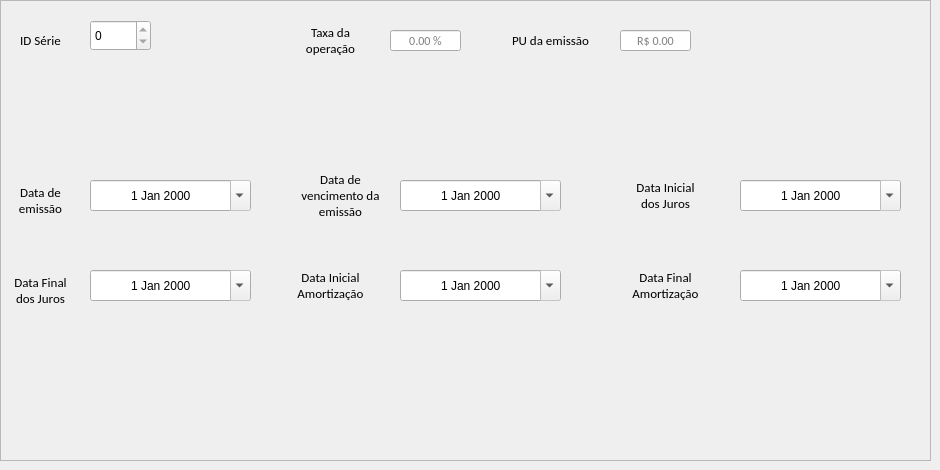
     <widget class="QWidget" name="tab_5">
      <attribute name="title">
       <string>Quinta</string>
      </attribute>
      <widget class="QFrame" name="frame_6">
       <property name="geometry">
        <rect>
         <x>0</x>
         <y>0</y>
         <width>931</width>
         <height>461</height>
        </rect>
       </property>
       <property name="frameShape">
        <enum>QFrame::StyledPanel</enum>
       </property>
       <property name="frameShadow">
        <enum>QFrame::Raised</enum>
       </property>
       <widget class="QLabel" name="taxaOperacao_13">
        <property name="geometry">
         <rect>
          <x>300</x>
          <y>20</y>
          <width>61</width>
          <height>41</height>
         </rect>
        </property>
        <property name="font">
         <font>
          <family>Calibri</family>
          <pointsize>10</pointsize>
         </font>
        </property>
        <property name="text">
         <string>Taxa da operação</string>
        </property>
        <property name="alignment">
         <set>Qt::AlignCenter</set>
        </property>
        <property name="wordWrap">
         <bool>true</bool>
        </property>
       </widget>
       <widget class="QLineEdit" name="le_taxa_operacao_4">
        <property name="enabled">
         <bool>true</bool>
        </property>
        <property name="geometry">
         <rect>
          <x>390</x>
          <y>30</y>
          <width>71</width>
          <height>21</height>
         </rect>
        </property>
        <property name="sizePolicy">
         <sizepolicy hsizetype="Ignored" vsizetype="Expanding">
          <horstretch>0</horstretch>
          <verstretch>0</verstretch>
         </sizepolicy>
        </property>
        <property name="minimumSize">
         <size>
          <width>0</width>
          <height>21</height>
         </size>
        </property>
        <property name="maximumSize">
         <size>
          <width>300</width>
          <height>21</height>
         </size>
        </property>
        <property name="font">
         <font>
          <family>Calibri</family>
          <pointsize>9</pointsize>
         </font>
        </property>
        <property name="alignment">
         <set>Qt::AlignCenter</set>
        </property>
        <property name="readOnly">
         <bool>true</bool>
        </property>
        <property name="placeholderText">
         <string>0.00 %</string>
        </property>
       </widget>
       <widget class="QLabel" name="taxaOperacao_14">
        <property name="geometry">
         <rect>
          <x>510</x>
          <y>20</y>
          <width>81</width>
          <height>41</height>
         </rect>
        </property>
        <property name="font">
         <font>
          <family>Calibri</family>
          <pointsize>10</pointsize>
         </font>
        </property>
        <property name="text">
         <string>PU da emissão</string>
        </property>
        <property name="alignment">
         <set>Qt::AlignCenter</set>
        </property>
        <property name="wordWrap">
         <bool>true</bool>
        </property>
       </widget>
       <widget class="QLineEdit" name="le_pu_emissao_4">
        <property name="enabled">
         <bool>true</bool>
        </property>
        <property name="geometry">
         <rect>
          <x>620</x>
          <y>30</y>
          <width>71</width>
          <height>21</height>
         </rect>
        </property>
        <property name="sizePolicy">
         <sizepolicy hsizetype="Ignored" vsizetype="Expanding">
          <horstretch>0</horstretch>
          <verstretch>0</verstretch>
         </sizepolicy>
        </property>
        <property name="minimumSize">
         <size>
          <width>0</width>
          <height>21</height>
         </size>
        </property>
        <property name="maximumSize">
         <size>
          <width>300</width>
          <height>21</height>
         </size>
        </property>
        <property name="font">
         <font>
          <family>Calibri</family>
          <pointsize>9</pointsize>
         </font>
        </property>
        <property name="alignment">
         <set>Qt::AlignCenter</set>
        </property>
        <property name="readOnly">
         <bool>true</bool>
        </property>
        <property name="placeholderText">
         <string>R$ 0.00</string>
        </property>
       </widget>
       <widget class="QLabel" name="dataEmissao_5">
        <property name="geometry">
         <rect>
          <x>10</x>
          <y>180</y>
          <width>61</width>
          <height>41</height>
         </rect>
        </property>
        <property name="font">
         <font>
          <family>Calibri</family>
          <pointsize>10</pointsize>
         </font>
        </property>
        <property name="text">
         <string>Data de emissão</string>
        </property>
        <property name="alignment">
         <set>Qt::AlignCenter</set>
        </property>
        <property name="wordWrap">
         <bool>true</bool>
        </property>
       </widget>
       <widget class="QDateEdit" name="de_data_emissao_4">
        <property name="enabled">
         <bool>true</bool>
        </property>
        <property name="geometry">
         <rect>
          <x>90</x>
          <y>180</y>
          <width>161</width>
          <height>31</height>
         </rect>
        </property>
        <property name="alignment">
         <set>Qt::AlignCenter</set>
        </property>
        <property name="readOnly">
         <bool>true</bool>
        </property>
        <property name="calendarPopup">
         <bool>true</bool>
        </property>
       </widget>
       <widget class="QLabel" name="dataVencimentoEmissao_5">
        <property name="geometry">
         <rect>
          <x>300</x>
          <y>170</y>
          <width>81</width>
          <height>51</height>
         </rect>
        </property>
        <property name="font">
         <font>
          <family>Calibri</family>
          <pointsize>10</pointsize>
         </font>
        </property>
        <property name="text">
         <string>Data de vencimento da  emissão</string>
        </property>
        <property name="alignment">
         <set>Qt::AlignCenter</set>
        </property>
        <property name="wordWrap">
         <bool>true</bool>
        </property>
       </widget>
       <widget class="QDateEdit" name="de_data_vencimento_emissao_4">
        <property name="enabled">
         <bool>true</bool>
        </property>
        <property name="geometry">
         <rect>
          <x>400</x>
          <y>180</y>
          <width>161</width>
          <height>31</height>
         </rect>
        </property>
        <property name="alignment">
         <set>Qt::AlignCenter</set>
        </property>
        <property name="readOnly">
         <bool>true</bool>
        </property>
        <property name="calendarPopup">
         <bool>true</bool>
        </property>
       </widget>
       <widget class="QLabel" name="dataInicialJuros_5">
        <property name="geometry">
         <rect>
          <x>630</x>
          <y>170</y>
          <width>71</width>
          <height>51</height>
         </rect>
        </property>
        <property name="font">
         <font>
          <family>Calibri</family>
          <pointsize>10</pointsize>
         </font>
        </property>
        <property name="text">
         <string>Data Inicial dos Juros</string>
        </property>
        <property name="alignment">
         <set>Qt::AlignCenter</set>
        </property>
        <property name="wordWrap">
         <bool>true</bool>
        </property>
       </widget>
       <widget class="QDateEdit" name="de_data_inicial_juros_4">
        <property name="enabled">
         <bool>true</bool>
        </property>
        <property name="geometry">
         <rect>
          <x>740</x>
          <y>180</y>
          <width>161</width>
          <height>31</height>
         </rect>
        </property>
        <property name="alignment">
         <set>Qt::AlignCenter</set>
        </property>
        <property name="readOnly">
         <bool>true</bool>
        </property>
        <property name="calendarPopup">
         <bool>true</bool>
        </property>
       </widget>
       <widget class="QLabel" name="dataFinalJuros_5">
        <property name="geometry">
         <rect>
          <x>10</x>
          <y>270</y>
          <width>61</width>
          <height>41</height>
         </rect>
        </property>
        <property name="font">
         <font>
          <family>Calibri</family>
          <pointsize>10</pointsize>
         </font>
        </property>
        <property name="text">
         <string>Data Final dos Juros</string>
        </property>
        <property name="alignment">
         <set>Qt::AlignCenter</set>
        </property>
        <property name="wordWrap">
         <bool>true</bool>
        </property>
       </widget>
       <widget class="QDateEdit" name="de_data_final_juros_4">
        <property name="enabled">
         <bool>true</bool>
        </property>
        <property name="geometry">
         <rect>
          <x>90</x>
          <y>270</y>
          <width>161</width>
          <height>31</height>
         </rect>
        </property>
        <property name="alignment">
         <set>Qt::AlignCenter</set>
        </property>
        <property name="readOnly">
         <bool>true</bool>
        </property>
        <property name="calendarPopup">
         <bool>true</bool>
        </property>
       </widget>
       <widget class="QLabel" name="dataInicialAmortizacao_5">
        <property name="geometry">
         <rect>
          <x>290</x>
          <y>260</y>
          <width>81</width>
          <height>51</height>
         </rect>
        </property>
        <property name="font">
         <font>
          <family>Calibri</family>
          <pointsize>10</pointsize>
         </font>
        </property>
        <property name="text">
         <string>Data Inicial Amortização</string>
        </property>
        <property name="alignment">
         <set>Qt::AlignCenter</set>
        </property>
        <property name="wordWrap">
         <bool>true</bool>
        </property>
       </widget>
       <widget class="QDateEdit" name="de_data_inicial_amortizacao_4">
        <property name="enabled">
         <bool>true</bool>
        </property>
        <property name="geometry">
         <rect>
          <x>400</x>
          <y>270</y>
          <width>161</width>
          <height>31</height>
         </rect>
        </property>
        <property name="alignment">
         <set>Qt::AlignCenter</set>
        </property>
        <property name="readOnly">
         <bool>true</bool>
        </property>
        <property name="calendarPopup">
         <bool>true</bool>
        </property>
       </widget>
       <widget class="QLabel" name="dataFinalAmortizacao_5">
        <property name="geometry">
         <rect>
          <x>630</x>
          <y>260</y>
          <width>71</width>
          <height>51</height>
         </rect>
        </property>
        <property name="font">
         <font>
          <family>Calibri</family>
          <pointsize>10</pointsize>
         </font>
        </property>
        <property name="text">
         <string>Data Final Amortização</string>
        </property>
        <property name="alignment">
         <set>Qt::AlignCenter</set>
        </property>
        <property name="wordWrap">
         <bool>true</bool>
        </property>
       </widget>
       <widget class="QDateEdit" name="de_data_final_amortizacao_4">
        <property name="enabled">
         <bool>true</bool>
        </property>
        <property name="geometry">
         <rect>
          <x>740</x>
          <y>270</y>
          <width>161</width>
          <height>31</height>
         </rect>
        </property>
        <property name="alignment">
         <set>Qt::AlignCenter</set>
        </property>
        <property name="readOnly">
         <bool>true</bool>
        </property>
        <property name="calendarPopup">
         <bool>true</bool>
        </property>
       </widget>
       <widget class="QLabel" name="taxaOperacao_15">
        <property name="geometry">
         <rect>
          <x>10</x>
          <y>20</y>
          <width>61</width>
          <height>41</height>
         </rect>
        </property>
        <property name="font">
         <font>
          <family>Calibri</family>
          <pointsize>10</pointsize>
         </font>
        </property>
        <property name="text">
         <string>ID Série</string>
        </property>
        <property name="alignment">
         <set>Qt::AlignCenter</set>
        </property>
        <property name="wordWrap">
         <bool>true</bool>
        </property>
       </widget>
       <widget class="QSpinBox" name="spinBox_serie_4">
        <property name="enabled">
         <bool>true</bool>
        </property>
        <property name="geometry">
         <rect>
          <x>90</x>
          <y>20</y>
          <width>61</width>
          <height>31</height>
         </rect>
        </property>
        <property name="readOnly">
         <bool>true</bool>
        </property>
       </widget>
      </widget>
     </widget>
